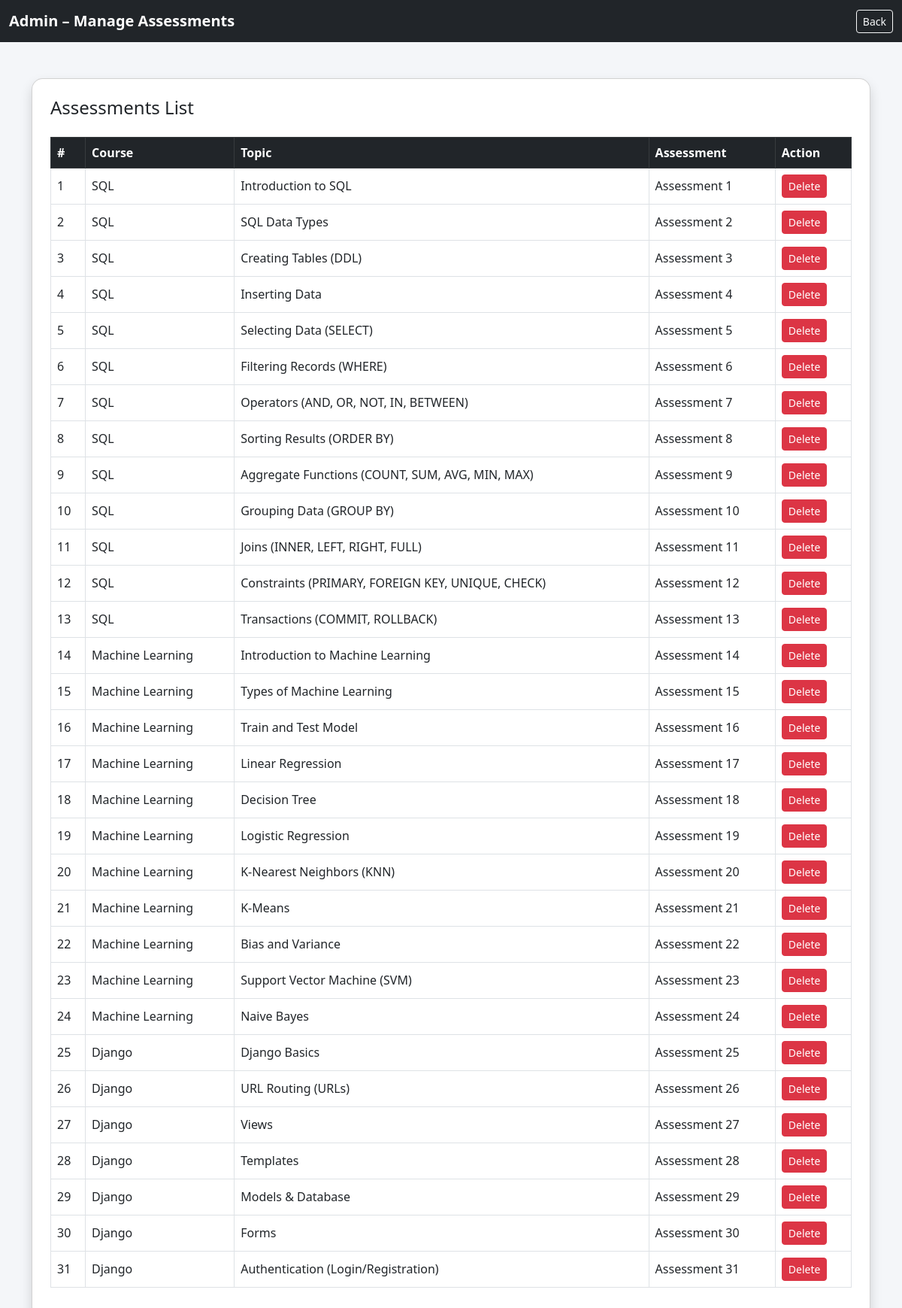
The app's page /manage-assessments/ with its own data.
### core/models.py (models this page shows, shortened)
class Assessment(models.Model):
    topic = models.OneToOneField(Topic, on_delete=models.CASCADE)
    total_questions = models.IntegerField(default=10)
    pass_percentage = models.IntegerField(default=70)

class Topic(models.Model):
    course = models.ForeignKey(Course, on_delete=models.CASCADE)
    topic_title = models.CharField(max_length=200)
    content_link = models.URLField()
    order = models.IntegerField()

class Course(models.Model):
    course_name = models.CharField(max_length=100)
    description = models.TextField()
    is_active = models.BooleanField(default=True)

### core/views.py (the view)
# urls.py: path('manage-assessments/', views.manage_assessments, name='manage_assessments'),
def manage_assessments(request):
    assessments = Assessment.objects.select_related('topic')
    return render(request, 'admin/manage_assessments.html', {'assessments': assessments})

### core/templates/admin/manage_assessments.html (shortened to what this page needs)
<!DOCTYPE html>
<html lang="en">
<head>
    <link href="https://cdn.jsdelivr.net/npm/bootstrap@5.3.0/dist/css/bootstrap.min.css" rel="stylesheet">
</head>
<body>
<nav class="navbar navbar-dark bg-dark">
    <div class="container-fluid">
        <span class="navbar-brand">Admin – Manage Assessments</span>
        <a href="{% url 'admin_dashboard' %}" class="btn btn-outline-light btn-sm">
            Back
        </a>
    </div>
</nav>
<div class="container mt-5">
    <div class="card shadow p-4">
        <h4 class="mb-4">Assessments List</h4>
        {% if assessments %}
        <table class="table table-bordered table-hover align-middle">
            <thead class="table-dark">
                <tr>
                    <th>#</th>
                    <th>Course</th>
                    <th>Topic</th>
                    <th>Assessment</th>
                    <th>Action</th>
                </tr>
            </thead>
            <tbody>
                {% for a in assessments %}
                <tr>
                    <td>{{ forloop.counter }}</td>
                    <td>
                        {% if a.topic.course %}
                            {{ a.topic.course.course_name }}
                        {% else %}
                            N/A
                        {% endif %}
                    </td>
                    <td>{{ a.topic.topic_title }}</td>
                    <td>
                        Assessment {{ forloop.counter }}
                    </td>
                    <td>
                        <a href="{% url 'delete_assessment' a.id %}"
                           class="btn btn-danger btn-sm"
                           onclick="return confirm('Are you sure you want to delete this assessment?')">
                            Delete
                        </a>
                    </td>
                </tr>
                {% endfor %}
            </tbody>
        </table>
        {% else %}
            <p class="text-muted text-center">No assessments available.</p>
        {% endif %}
    </div>
</div>
</body>
</html>

### core/templates/admin/manage_assessments.html (style rules this page uses)
body { background-color: #f4f6f9; }
.card { border-radius: 15px; }
.navbar-brand { font-weight: bold; }

### records on screen
Assessment: topic.course.course_name "SQL", topic.topic_title "Introduction to SQL"
Assessment: topic.course.course_name "SQL", topic.topic_title "SQL Data Types"
Assessment: topic.course.course_name "SQL", topic.topic_title "Creating Tables (DDL)"
Assessment: topic.course.course_name "SQL", topic.topic_title "Inserting Data"
Assessment: topic.course.course_name "SQL", topic.topic_title "Selecting Data (SELECT)"
Assessment: topic.course.course_name "SQL", topic.topic_title "Filtering Records (WHERE)"
Assessment: topic.course.course_name "SQL", topic.topic_title "Operators (AND, OR, NOT, IN, BETWEEN)"
Assessment: topic.course.course_name "SQL", topic.topic_title "Sorting Results (ORDER BY)"
Assessment: topic.course.course_name "SQL", topic.topic_title "Aggregate Functions (COUNT, SUM, AVG, MIN, MAX)"
Assessment: topic.course.course_name "SQL", topic.topic_title "Grouping Data (GROUP BY)"
Assessment: topic.course.course_name "SQL", topic.topic_title "Joins (INNER, LEFT, RIGHT, FULL)"
Assessment: topic.course.course_name "SQL", topic.topic_title "Constraints (PRIMARY, FOREIGN KEY, UNIQUE, CHECK)"
Assessment: topic.course.course_name "SQL", topic.topic_title "Transactions (COMMIT, ROLLBACK)"
Assessment: topic.course.course_name "Machine Learning", topic.topic_title "Introduction to Machine Learning"
Assessment: topic.course.course_name "Machine Learning", topic.topic_title "Types of Machine Learning"
Assessment: topic.course.course_name "Machine Learning", topic.topic_title "Train and Test Model"
Assessment: topic.course.course_name "Machine Learning", topic.topic_title "Linear Regression"
Assessment: topic.course.course_name "Machine Learning", topic.topic_title "Decision Tree"
Assessment: topic.course.course_name "Machine Learning", topic.topic_title "Logistic Regression"
Assessment: topic.course.course_name "Machine Learning", topic.topic_title "K-Nearest Neighbors (KNN)"
Assessment: topic.course.course_name "Machine Learning", topic.topic_title "K-Means"
Assessment: topic.course.course_name "Machine Learning", topic.topic_title "Bias and Variance"
Assessment: topic.course.course_name "Machine Learning", topic.topic_title "Support Vector Machine (SVM)"
Assessment: topic.course.course_name "Machine Learning", topic.topic_title "Naive Bayes"
Assessment: topic.course.course_name "Django", topic.topic_title "Django Basics"
Assessment: topic.course.course_name "Django", topic.topic_title "URL Routing (URLs)"
Assessment: topic.course.course_name "Django", topic.topic_title "Views"
Assessment: topic.course.course_name "Django", topic.topic_title "Templates"
Assessment: topic.course.course_name "Django", topic.topic_title "Models & Database"
Assessment: topic.course.course_name "Django", topic.topic_title "Forms"
Assessment: topic.course.course_name "Django", topic.topic_title "Authentication (Login/Registration)"
